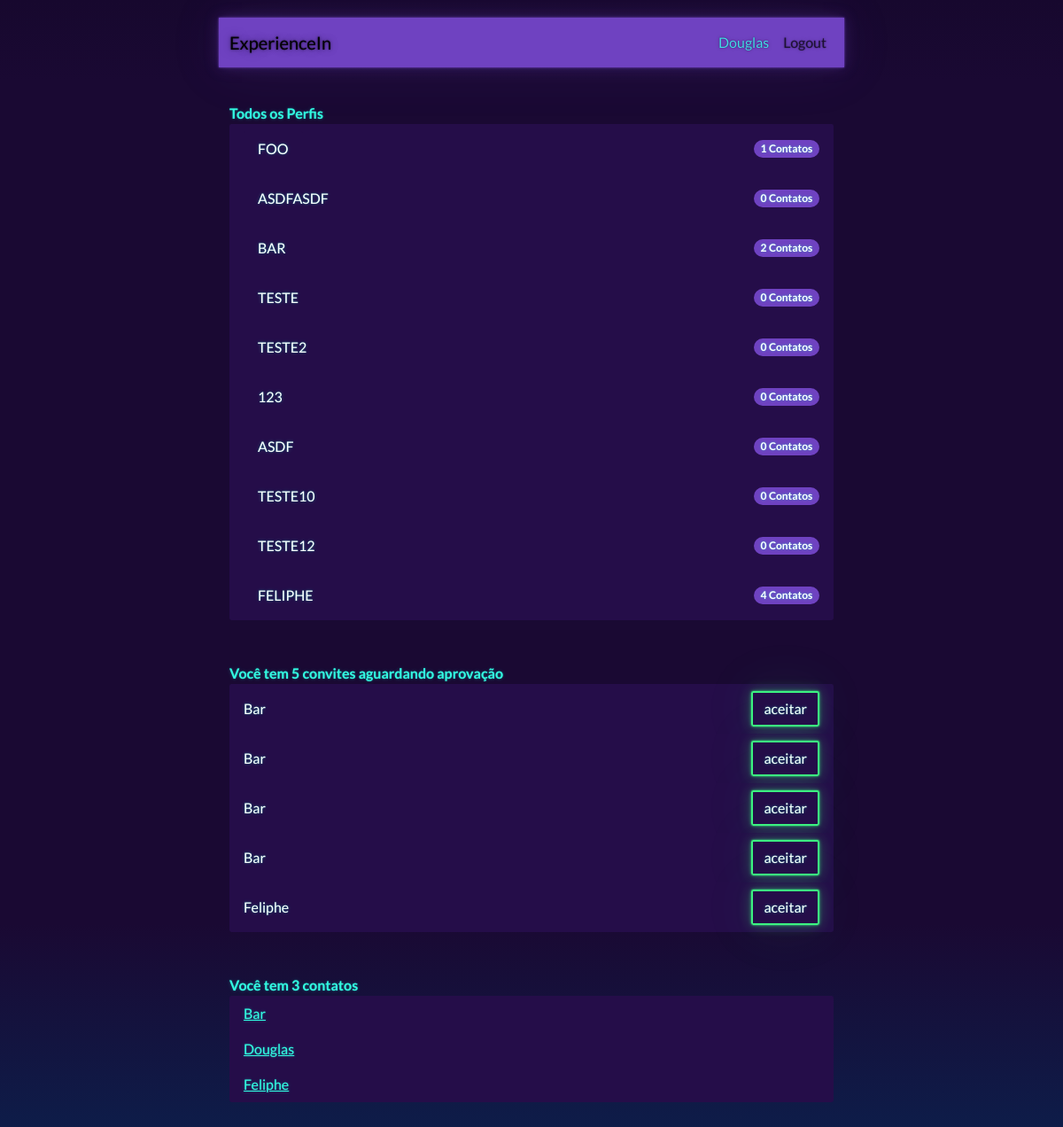
Screenshot of / (signed in) with the database file from the repository.
### perfis/models.py (models this page shows, shortened)
class Perfil(models.Model):
    nome = models.CharField(max_length=255, null=False)
    email = models.CharField(max_length=255, null=False)
    telefone = models.CharField(max_length=15, null=False)
    nome_empresa = models.CharField(max_length=255, null=False)
    contatos = models.ManyToManyField('self')
    usuario = models.OneToOneField(User,on_delete=models.CASCADE, related_name='perfil')
    @property
    def email(self):
        return self.usuario.email

class Convite(models.Model):
    solicitante = models.ForeignKey(Perfil, on_delete=models.CASCADE, related_name='convites_feitos')
    convidado = models.ForeignKey(Perfil,on_delete=models.CASCADE, related_name='convites_recebidos')

### perfis/views.py (the view)
# urls.py: path('', views.index, name='index'),
@login_required
def index(request):
    print(request.user.username) #novo
    print(request.user.email) #novo
    print(request.user.has_perm('perfis.redirect')) #novo
    return render(
        request,'index.html',
        {
        'perfis': Perfil.objects.exclude(nome=request.user.perfil.nome),
        'perfil_logado' : get_perfil_logado(request)
        })

### perfis/views.py (called while the page is built)
@login_required
def get_perfil_logado(request):
    return request.user.perfil

### perfis/templates/index.html
{% extends "base.html" %}
{% block body %}
<div class="col-lg-12">
    <strong>Todos os Perfis</strong>
    {% with total_de_contatos=perfil.contatos.count %}
    {% if perfis %}
    <ul class="list-group">
        {% for perfil in perfis %}
        <li class="list-group-item d-flex justify-content-between align-items-center">
            <a class="list-group-item " href="{% url 'exibir' perfil.id %}">
                {{perfil.nome.upper}} </a>
            <span class="badge bg-primary rounded-pill">
                {{ perfil.contatos.count }}
                Contatos
            </span>
        </li>
        {% endfor %}
    </ul>
    {% else %}
    <p>Nenhum Perfil encontrado</p>
    {% endif %}
    {% endwith %}
</div>
<div class="panel panel-info my-5">
    {% with total_de_convites=perfil_logado.convites_recebidos.count %}
    {% if perfil_logado.convites_recebidos.count %}
    <div class="panel-heading">
        <strong>
            Você tem {{ total_de_convites }} convite{{total_de_convites|pluralize}} aguardando
            aprovação
        </strong>
    </div>
    <ul class="list-group">
        {% for convite in perfil_logado.convites_recebidos.all %}
        <li class="list-group-item d-flex justify-content-between align-items-center">
            {{ convite.solicitante.nome }}
            <a class='btn btn-outline-success' href="{% url 'aceitar' convite.id %}" class="pull-right">aceitar</a>
        </li>
        {% endfor %}
    </ul>
    {% else %}
    <p class="text-secondary my-5 border border-primary">Nenhum solicitação encontrada :( </p>
    {% endif %}
    {% endwith %}
</div>
<div class="panel panel-info">
    {% with total_de_contatos=perfil_logado.contatos.count %}
    {% if total_de_contatos %}
    <strong>Você tem {{total_de_contatos}} contato{{ total_de_contatos|pluralize }}</strong>
    <ul class="list-group">
        {% for contato in perfil_logado.contatos.all %}
        <li class="list-group-item">
            <a href="{% url 'exibir' contato.id %}">{{ contato.nome }}</a>
        </li>
        {% endfor %}
    </ul>
    {% else %}
    <p>Você não possui contatos no momento :(</p>
    {% endif %}
    {% endwith %}
</div>
{% endblock %}

### perfis/templates/navbar.html (shortened to what this page needs)
<nav class="navbar navbar-expand-lg navbar-light bg-primary">
    <div class="container-fluid">
        <a class="navbar-brand" href="/">ExperienceIn</a>
        <div class="collapse navbar-collapse" id="navbarColor03">
            <ul class="navbar-nav ms-auto">
                <li class="nav-item">
                    <a class="nav-link text-light" href="{% url 'index' %}">
                        {{perfil_logado.nome}}
                    </a>
                </li>
                <li class="nav-item">
                    <a class="nav-link" href="/logout/">Logout</a>
                </li>
            </ul>
        </div>
    </div>
</nav>

### perfis/static/styles/main.css (style rules this page uses)
body { padding-top: 20px; padding-bottom: 20px; }

### rows the page displays
Perfil: nome "Douglas"
Perfil: nome "FOO", contatos.count "1"
Perfil: nome "ASDFASDF", contatos.count "0"
Perfil: nome "BAR", contatos.count "2", nome "Bar"
Perfil: nome "TESTE", contatos.count "0"
Perfil: nome "TESTE2", contatos.count "0"
Perfil: nome "123", contatos.count "0"
Perfil: nome "ASDF", contatos.count "0"
Perfil: nome "TESTE10", contatos.count "0"
Perfil: nome "TESTE12", contatos.count "0"
Perfil: nome "FELIPHE", contatos.count "4", nome "Feliphe"
Convite: solicitante.nome "Bar"
Convite: solicitante.nome "Bar"
Convite: solicitante.nome "Bar"
Convite: solicitante.nome "Bar"
Convite: solicitante.nome "Feliphe"

### other values shown
{{ total_de_convites }} "5"
{{ total_de_contatos }} "3"
